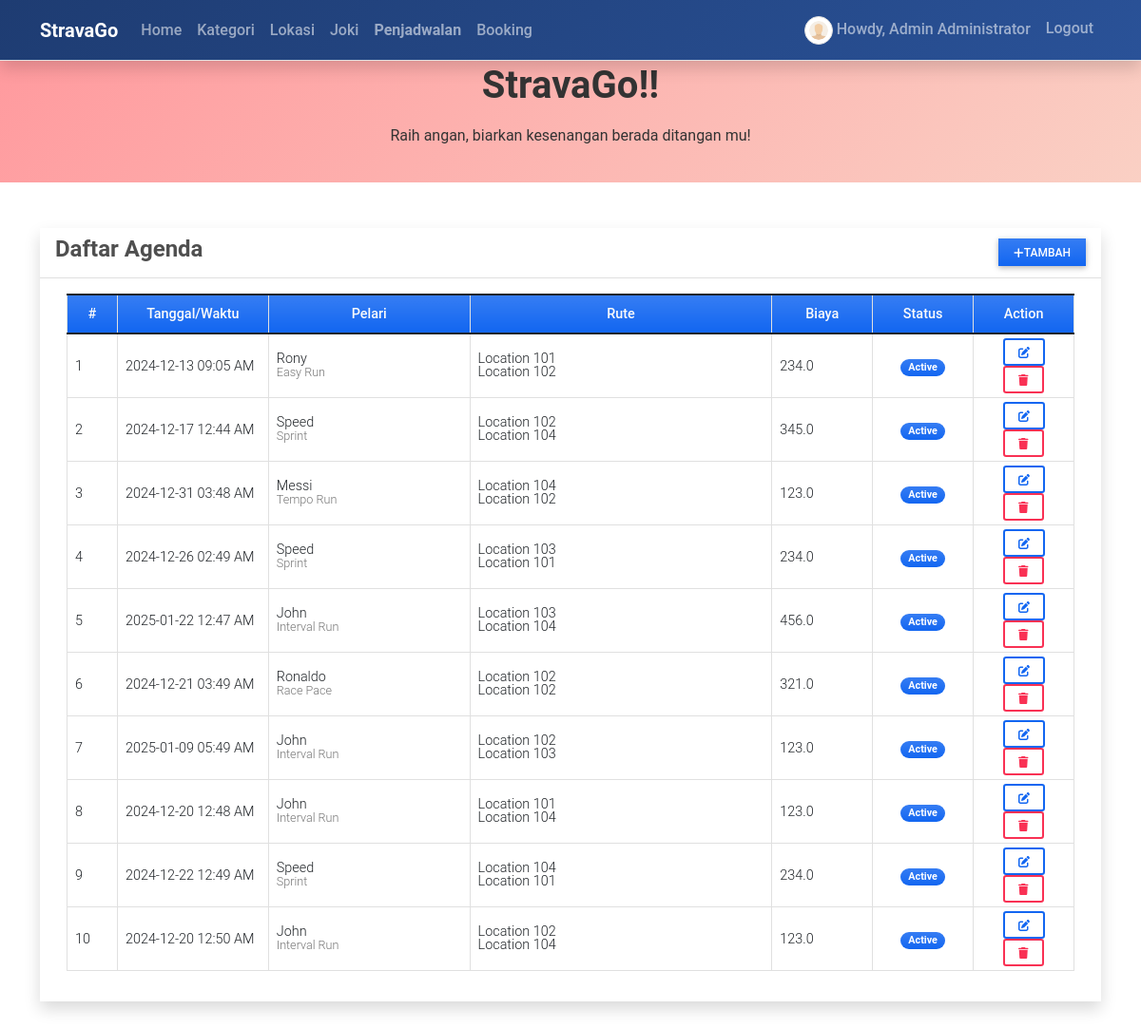
Screenshot of /schedule (signed in) with the database file from the repository.
### reservationApp/models.py (models this page shows, shortened)
class Schedule(models.Model):
    code = models.CharField(max_length=100)
    bus = models.ForeignKey(Run,on_delete=models.CASCADE)
    depart = models.ForeignKey(Location,on_delete=models.CASCADE, related_name='depart_location')
    destination = models.ForeignKey(Location,on_delete=models.CASCADE, related_name='destination')
    schedule= models.DateTimeField()
    fare= models.FloatField()
    status = models.CharField(max_length=2, choices=(('1','Active'),('2','Cancelled')), default=1)
    date_created = models.DateTimeField(default=timezone.now)
    date_updated = models.DateTimeField(auto_now=True)

class Run(models.Model):
    category = models.ForeignKey(Category,on_delete=models.CASCADE, blank= True, null = True)
    bus_number = models.CharField(max_length=250)
    seats = models.FloatField(max_length=5, default=0)
    status = models.CharField(max_length=2, choices=(('1','Active'),('2','Inactive')), default=1)
    date_created = models.DateTimeField(default=timezone.now)
    date_updated = models.DateTimeField(auto_now=True)
    class Meta:
        db_table = 'bus'

class Category(models.Model):
    name = models.CharField(max_length=250)
    description = models.TextField()
    status = models.CharField(max_length=2, choices=(('1','Active'),('2','Inactive')), default=1)
    date_created = models.DateTimeField(default=timezone.now)
    date_updated = models.DateTimeField(auto_now=True)
    def __str__(self):
        return self.name

class Location(models.Model):
    location = models.CharField(max_length=250)
    status = models.CharField(max_length=2, choices=(('1','Active'),('2','Inactive')), default=1)
    date_created = models.DateTimeField(default=timezone.now)
    date_updated = models.DateTimeField(auto_now=True)
    def __str__(self):
        return self.location

### reservationApp/views.py (the view)
# urls.py: path('schedule',views.schedule_mgt,name='schedule-page'),
@login_required
def schedule_mgt(request):
    context['page_title'] = "Trip Schedules"
    schedules = Schedule.objects.all()
    context['schedules'] = schedules
    return render(request, 'schedule_mgt.html', context)

### reservationApp/templates/schedule_mgt.html (shortened to what this page needs)
{% extends 'base.html' %} {% load humanize %} {% block pageContent %}
<div class="col-lg-12 col-md-12 col-sm-12 col-xs-12">
    <div class="card card-default rounded-0 shadow ">
        <div class="card-header">
            <div class="d-flex w-100 align-items-center justify-content-between">
                <h4 class="card-title fw-bold">Daftar Agenda</h4>
                <div class="tools">
                    <button type="button" class="btn btn-primary rounded-0 bg-gradient btn-sm" id='add_new'><i class="fa fa-plus"></i>Tambah</button>
                </div>
            </div>
        </div>
        <div class="card-body">
            <div class="container-fluid">
                <table class="table table-bordered" id="schedule-list">
                    <colgroup>
                        <col width="5%">
                        <col width="15%">
                        <col width="20%">
                        <col width="30%">
                        <col width="10%">
                        <col width="10%">
                        <col width="10%">
                    </colgroup>
                    <thead>
                        <tr class="bg-gradient bg-primary bg-opacity-50 text-light">
                            <th class="px-2 py-2 text-center">#</th>
                            <th class="px-2 py-2 text-center">Tanggal/Waktu</th>
                            <th class="px-2 py-2 text-center">Pelari</th>
                            <th class="px-2 py-2 text-center">Rute</th>
                            <th class="px-2 py-2 text-center">Biaya</th>
                            <th class="px-2 py-2 text-center">Status</th>
                            <th class="px-2 py-2 text-center">Action</th>
                        </tr>
                    </thead>
                    <tbody>
                        {% for schedule in schedules %}
                        <tr>
                            <td class="px-2 py-1 align-middle">{{ forloop.counter }}</td>
                            <td class="px-2 py-1 align-middle">{{ schedule.schedule|date:"Y-m-d h:i A" }}</td>
                            <td class="px-2 py-1 align-middle">
                                <div class="lh-1">
                                    <div>{{ schedule.bus.bus_number }}</div>
                                    <small class="text-muted">{{ schedule.bus.category }}</small>
                                </div>
                            </td>
                            <td class="px-2 py-1 align-middle">
                                <div class="lh-1">
                                    <div>{{ schedule.depart }}</div>
                                    <div>{{ schedule.destination }}</div>
                                </div>
                            </td>
                            <td class="px-2 py-1 align-middle">{{ schedule.fare|intcomma }}</td>
                            <td class="px-1 py-1 align-middle text-center">
                                {% if schedule.status == '1' %}
                                <span class="badge bg-primary bg-gradient rounded-pill px-2">Active</span> {% else %}
                                <span class="badge bg-danger bg-gradient rounded-pill px-2">Cancelled</span> {% endif %}
                            </td>
                            <td class="px-2 py-1 align-middle text-center">
                                <a class="btn btn-outline-primary btn-sm edit-data" href="javascript:void(0)" data-id="{{ schedule.pk }}" title="Edit">
                                    <i class="fa fa-edit"></i>
                                </a>
                                <button class="btn btn-outline-danger btn-sm delete-data" type="button" data-id="{{ schedule.pk }}" title="Delete">
                                    <i class="fa fa-trash"></i>
                                </button>
                            </td>
                        </tr>
                        {% endfor %}
                    </tbody>
                </table>
            </div>
        </div>
    </div>
</div>
{% endblock pageContent %}

### reservationApp/templates/topNavigation.html (shortened to what this page needs)
{% load static %}
<header>
    <nav class="navbar navbar-expand-lg navbar-dark fixed-top shadow border-bottom">
        <div class="container">
            <span class="navbar-brand">StravaGo</span>
            <div class="collapse navbar-collapse" id="navbarExample01">
                <ul class="navbar-nav me-auto mb-2 mb-lg-0" id="topNav">
                    <li class="nav-item">
                        <a class="nav-link" aria-current="page" href="{% url 'home-page' %}">Home</a>
                    </li>
                    {% if user.id %}
                    <li class="nav-item">
                        <a class="nav-link" aria-current="page" href="{% url 'category-page' %}">Kategori</a>
                    </li>
                    <li class="nav-item">
                        <a class="nav-link" aria-current="page" href="{% url 'location-page' %}">Lokasi</a>
                    </li>
                    <li class="nav-item">
                        <a class="nav-link" aria-current="page" href="{% url 'bus-page' %}">Joki</a>
                    </li>
                    <li class="nav-item">
                        <a class="nav-link" aria-current="page" href="{% url 'schedule-page' %}">Penjadwalan</a>
                    </li>
                    <li class="nav-item">
                        <a class="nav-link" aria-current="page" href="{% url 'booking-page' %}">Booking</a>
                    </li>
                    {% endif %}
                </ul>
                <ul class="navbar-nav d-flex flex-row">
                    {% if user.id %}
                    <li class="nav-item me-3 me-lg-0">
                        <a class="nav-link" href="{% url 'profile' %}">
                            <span class="me-1"><img src="{{ MEDIA_URL }}/default/default-avatar.png" alt="User Avatar" id="user-avatar" class="img-thumbnail rounded-circle"></span>Howdy, {{ user.first_name }} {{user.last_name}}
                        </a>
                    </li>
                    <li class="nav-item me-3 me-lg-0">
                        <a class="nav-link" href="{% url 'logout' %}">Logout</a>
                    </li>
                    {% else %}
                    <li class="nav-item me-3 me-lg-0">
                        <a class="nav-link" href="{% url 'login' %}">Login</a>
                    </li>
                    {% endif %}
                </ul>
            </div>
        </div>
    </nav>
    <div id="intro" class="pt-2 text-center">
        <h1 class="mb-3">StravaGo!!</h1>
        <p class="mb-3">Raih angan, biarkan kesenangan berada ditangan mu!</p>
    </div>
</header>

### static/assets/default/css/style.css (style rules this page uses)
html, body { height: 100%; width: 100%; max-height: 100%; overflow: auto; display: flex; flex-direction: column; }
body>header { flex-shrink: auto; }
#user-avatar { width: 1.8rem; height: 1.8rem; object-fit: scale-down; object-position: center center; }
.nav-item.active a.nav-link { font-weight: bolder !important; }

### reservationApp/templates/topNavigation.html (style rules this page uses)
#intro { margin-top: 58px; background: linear-gradient(135deg, #ff9a9e, #fad0c4); color: #333; padding: 20px 0; }
#intro h1 { font-size: 2.5rem; font-weight: bold; }
.navbar { background: linear-gradient(135deg, #1e3c72, #2a5298); }
.navbar .nav-link { color: #fff; font-weight: 500; transition: color 0.3s ease; }
.navbar-brand { color: #fff; font-size: 1.25rem; font-weight: bold; }
#user-avatar { width: 30px; height: 30px; }
.shadow { box-shadow: 0 4px 6px rgba(0, 0, 0, 0.1); }

### rows the page displays
Schedule: schedule "2024-12-13 09:05 AM", bus.bus_number "Rony", bus.category "Easy Run", depart "Location 101", destination "Location 102", fare "234.0", status "Active"
Schedule: schedule "2024-12-17 12:44 AM", bus.bus_number "Speed", bus.category "Sprint", depart "Location 102", destination "Location 104", fare "345.0", status "Active"
Schedule: schedule "2024-12-31 03:48 AM", bus.bus_number "Messi", bus.category "Tempo Run", depart "Location 104", destination "Location 102", fare "123.0", status "Active"
Schedule: schedule "2024-12-26 02:49 AM", bus.bus_number "Speed", bus.category "Sprint", depart "Location 103", destination "Location 101", fare "234.0", status "Active"
Schedule: schedule "2025-01-22 12:47 AM", bus.bus_number "John", bus.category "Interval Run", depart "Location 103", destination "Location 104", fare "456.0", status "Active"
Schedule: schedule "2024-12-21 03:49 AM", bus.bus_number "Ronaldo", bus.category "Race Pace", depart "Location 102", destination "Location 102", fare "321.0", status "Active"
Schedule: schedule "2025-01-09 05:49 AM", bus.bus_number "John", bus.category "Interval Run", depart "Location 102", destination "Location 103", fare "123.0", status "Active"
Schedule: schedule "2024-12-20 12:48 AM", bus.bus_number "John", bus.category "Interval Run", depart "Location 101", destination "Location 104", fare "123.0", status "Active"
Schedule: schedule "2024-12-22 12:49 AM", bus.bus_number "Speed", bus.category "Sprint", depart "Location 104", destination "Location 101", fare "234.0", status "Active"
Schedule: schedule "2024-12-20 12:50 AM", bus.bus_number "John", bus.category "Interval Run", depart "Location 102", destination "Location 104", fare "123.0", status "Active"

### other values shown
{{ user.first_name }} "Admin"
{{ user.last_name }} "Administrator"
